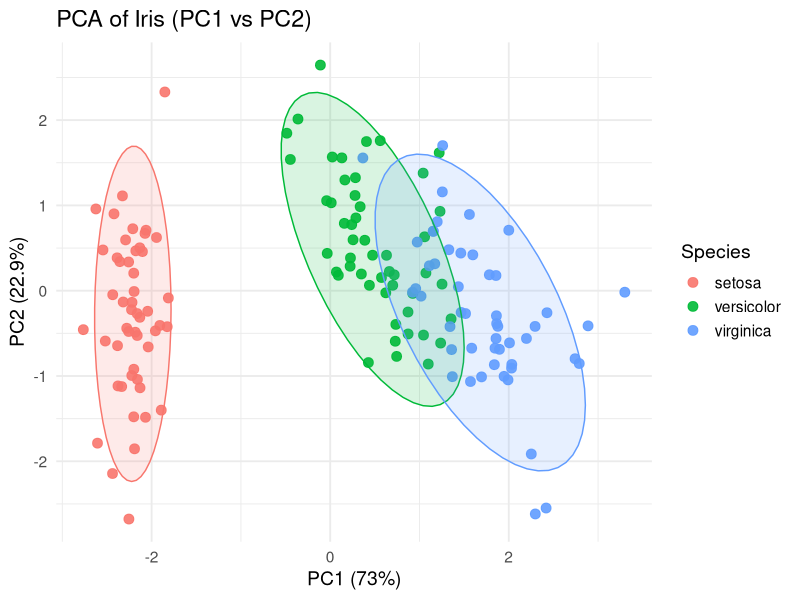
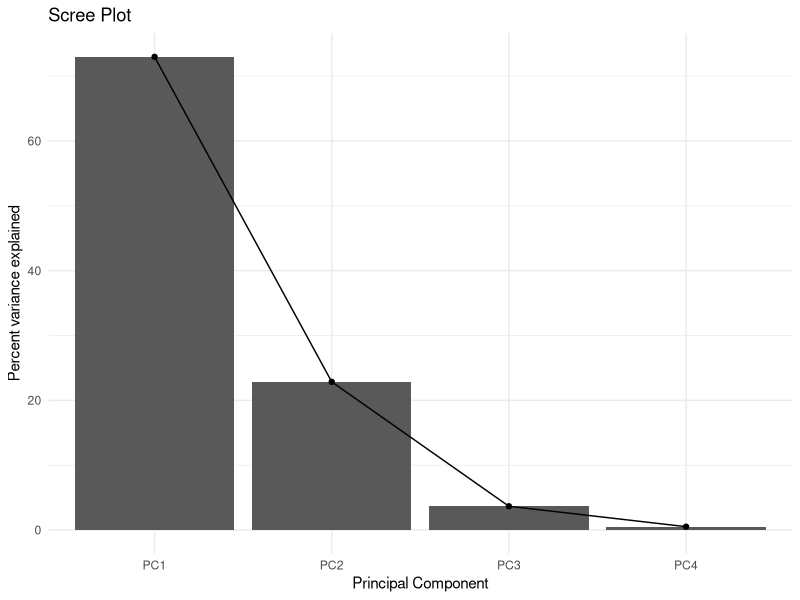

The R source for these figures, in order: (Note: this script raises an error after producing the figures.)
# 0. load packages
library(ggplot2)   # for plotting
library(dplyr)     # for data manipulation (optional but handy)
library(tibble)    # for nicer data frames (optional)

# 1. prepare the example data: numeric variables only
data(iris)
# Keep species for coloring, and numeric columns for PCA
iris_num <- iris %>% select(-Species)

# 2. run PCA with prcomp
# center = TRUE subtracts the mean; scale. = TRUE divides by the standard deviation (important if variables are on different scales)
pca_res <- prcomp(iris_num, center = TRUE, scale. = TRUE)

# 3. examine the result (important pieces)
summary(pca_res)           # shows proportion of variance explained by each PC
pca_res$rotation           # the loadings (eigenvectors) - variables × PCs
pca_res$x                  # the principal component scores (observations × PCs)

# 4. make a tidy data.frame of the scores and add the Species column for coloring
scores_df <- as.data.frame(pca_res$x) %>%
  rownames_to_column(var = "Sample") %>%
  bind_cols(Species = iris$Species)

# 5. compute percent variance for axis labels
var_perc <- (pca_res$sdev^2) / sum(pca_res$sdev^2) * 100
pc1_pct <- round(var_perc[1], 1)
pc2_pct <- round(var_perc[2], 1)

# 6. basic PCA scatter plot (PC1 vs PC2) with ggplot2
p <- ggplot(scores_df, aes(x = PC1, y = PC2, color = Species)) +
  geom_point(size = 3, alpha = 0.9) +
  stat_ellipse(aes(fill = Species), geom = "polygon", alpha = 0.15, show.legend = FALSE) +
  labs(
    x = paste0("PC1 (", pc1_pct, "%)"),
    y = paste0("PC2 (", pc2_pct, "%)"),
    title = "PCA of Iris (PC1 vs PC2)"
  ) +
  theme_minimal(base_size = 14)

print(p)

# 7. scree plot (variances explained)
scree_df <- data.frame(
  PC = paste0("PC", seq_along(var_perc)),
  Variance = var_perc
)
ggplot(scree_df, aes(x = PC, y = Variance)) +
  geom_col() +
  geom_line(aes(group = 1)) +
  geom_point() +
  labs(x = "Principal Component", y = "Percent variance explained", title = "Scree Plot") +
  theme_minimal()

# 8. biplot-like overlay: add variable loadings as arrows on the PC1/PC2 scatter
# scale the loadings for plotting (so arrows fit the scatter)
loadings <- as.data.frame(pca_res$rotation[, 1:2])
loadings$var <- rownames(loadings)
# choose a scaling factor (to make arrows visible). A common choice is to multiply by a constant:
mult <- 3  # adjust if arrows too short / too long
loadings <- loadings %>% mutate(arrow_x = PC1 * mult, arrow_y = PC2 * mult)

ggplot(scores_df, aes(x = PC1, y = PC2, color = Species)) +
  geom_point(size = 2) +
  geom_segment(data = loadings, aes(x = 0, y = 0, xend = arrow_x, yend = arrow_y),
               arrow = arrow(length = unit(0.2, "cm")), colour = "black") +
  geom_text(data = loadings, aes(x = arrow_x, y = arrow_y, label = var),
            hjust = 0.5, vjust = -0.5, size = 4) +
  labs(x = paste0("PC1 (", pc1_pct, "%)"), y = paste0("PC2 (", pc2_pct, "%)"),
       title = "PCA biplot (loadings as arrows)") +
  theme_minimal(base_size = 14)
